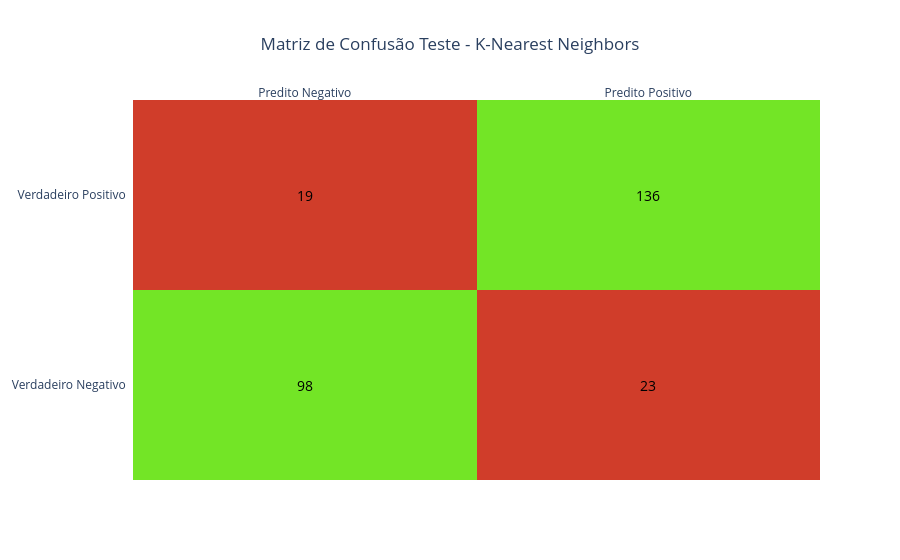

The code cell stored with this chart in its notebook:
### Code cell
# GRAFICO DA MATRIZ DE CONFUSÃO

z = confusion_matrix_knn_teste

x = ['Predito Negativo', 'Predito Positivo']
y = ['Verdadeiro Negativo', 'Verdadeiro Positivo']

z_mask = [[1 if i == j else 0 for j in range(z.shape[1])] for i in range(z.shape[0])]
# Use the actual confusion numbers as annotation text
annot = z.astype(str).tolist()
# Colors: errors -> red, correct -> green
colorscale = [[0, "#d03d2a"], [1, "#73e526"]]

fig = ff.create_annotated_heatmap(
   z=z_mask,
   annotation_text=annot,
   
   x=x,
   y=y,
   colorscale=colorscale,
   showscale=False
)
# Make annotation text white for readability on colored cells
for a in fig.layout.annotations:
   a.font = dict(color='black', size=14)

fig.update_layout(title='Matriz de Confusão Teste - K-Nearest Neighbors', title_x=0.5 )


fig.show()

### Figure 1 — Plotly figure (JSON) as saved in the notebook; plotly's stock layout.template omitted (floating-point values rounded to 4 significant figures)
{"data": [{"colorscale": [[0, "#d03d2a"], [1, "#73e526"]], "reversescale": false, "showscale": false, "type": "heatmap", "x": ["Predito Negativo", "Predito Positivo"], "y": ["Verdadeiro Negativo", "Verdadeiro Positivo"], "z": [[1, 0], [0, 1]]}], "layout": {"annotations": [{"font": {"color": "black", "size": 14}, "showarrow": false, "text": "98", "x": "Predito Negativo", "xref": "x", "y": "Verdadeiro Negativo", "yref": "y"}, {"font": {"color": "black", "size": 14}, "showarrow": false, "text": "23", "x": "Predito Positivo", "xref": "x", "y": "Verdadeiro Negativo", "yref": "y"}, {"font": {"color": "black", "size": 14}, "showarrow": false, "text": "19", "x": "Predito Negativo", "xref": "x", "y": "Verdadeiro Positivo", "yref": "y"}, {"font": {"color": "black", "size": 14}, "showarrow": false, "text": "136", "x": "Predito Positivo", "xref": "x", "y": "Verdadeiro Positivo", "yref": "y"}], "title": {"text": "Matriz de Confusão Teste - K-Nearest Neighbors", "x": 0.5}, "xaxis": {"dtick": 1, "gridcolor": "rgb(0, 0, 0)", "side": "top", "ticks": ""}, "yaxis": {"dtick": 1, "ticks": "", "ticksuffix": "  "}}}
